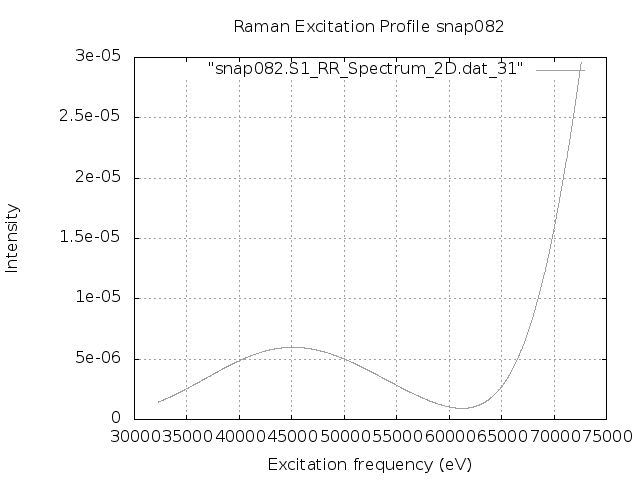

This chart was generated by the following gnuplot code:
set terminal png
set output "snap082.S1.REP_frozen.png"
set xlabel 'Excitation frequency (eV)'
set ylabel 'Intensity'
set title "Raman Excitation Profile snap082"
set grid
set autoscale
plot "snap082.S1_RR_Spectrum_2D.dat_31" with lines lc "blue"
exit
